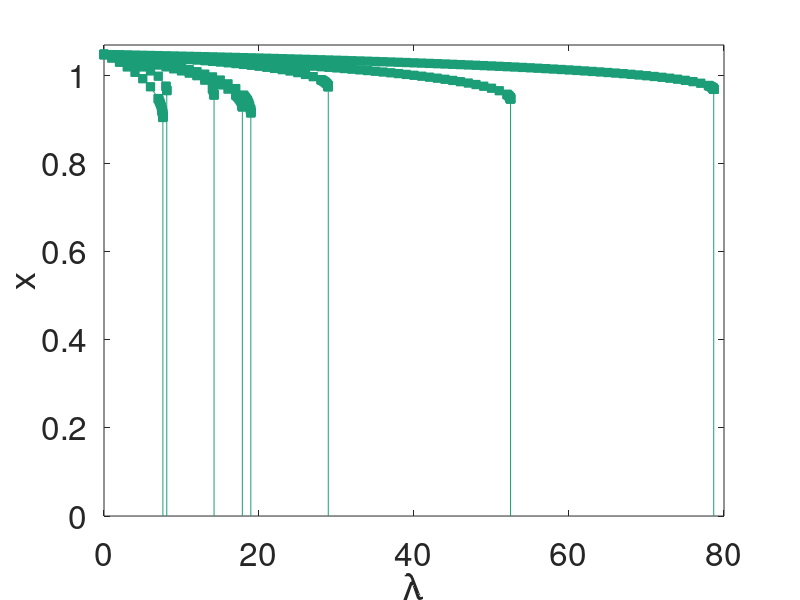
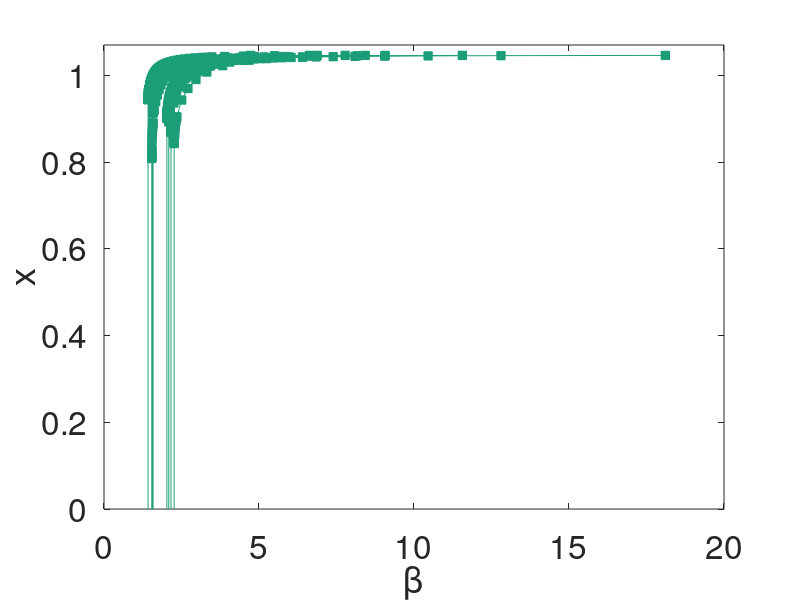

Recreate these plots in MATLAB, in order.
function Figure4_bd
%% plot figure 4 b and d

clear
clc

%%  IEEE 14
load bus14
[m,n] = size(bus14);
simsize = 6;
color_net1 = [27,158,119]/255;
figure1 = figure('color',[1 1 1]);
axes1 = axes('Parent',figure1,'FontSize',24);%,'XScale','log'
hold(axes1,'all');
for i = 1:m
    for j = 1:n
        e10 = bus14{i,j};
        plot(e10(:,3),e10(:,1),'-s','Color',color_net1,'Linewidth',0.01,'MarkerSize',simsize,'MarkerFaceColor',color_net1,'MarkerEdgeColor',color_net1);hold on;
        plot([e10(end,3),e10(end,3)],[e10(end,1),0],'-','Color',color_net1)
    end
end

box on
xlabel('\lambda')
ylabel('x')
ylim([0,1.07])
%% beta space
figure1 = figure('color',[1 1 1]);
axes1 = axes('Parent',figure1,'FontSize',24);%
hold(axes1,'all');
[m,n] = size(bus14);
for i = 1:m
    for j = 1:n
        e10 = bus14{i,j};
%         e10 = abs(e10');
        plot(e10(:,2),e10(:,4),'-s','Color',color_net1,'Linewidth',0.01,'MarkerSize',simsize,'MarkerFaceColor',color_net1,'MarkerEdgeColor',color_net1);hold on;
        plot([e10(end,2),e10(end,2)],[e10(end,4),0],'-','Color',color_net1)
    end
end
box on
xlabel('\beta')
ylabel('x')
ylim([0,1.07])




